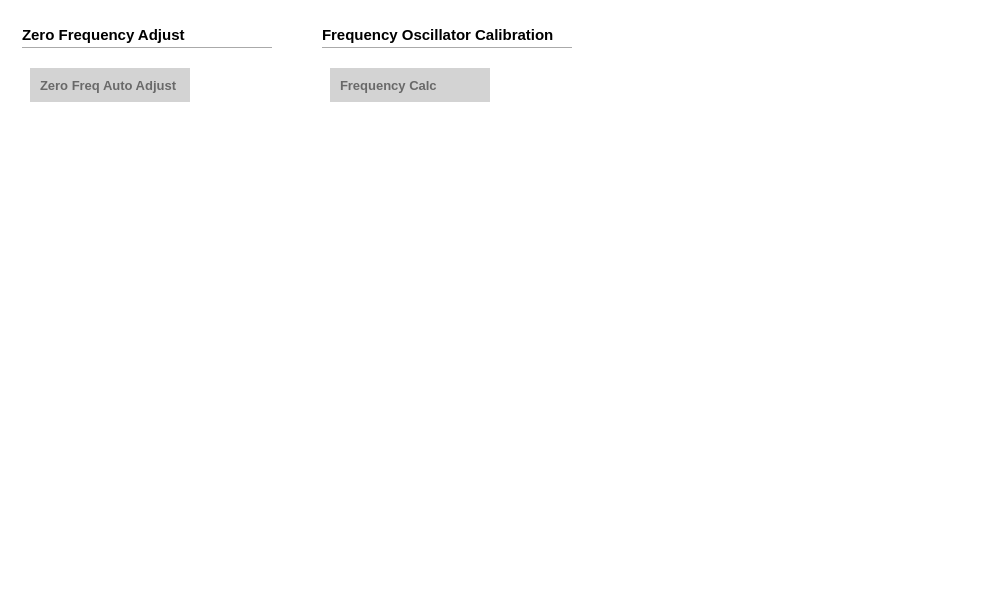
<?xml version="1.0" encoding="UTF-8"?>
<ui version="4.0">
 <class>filemana</class>
 <widget class="QWidget" name="filemana">
  <property name="geometry">
   <rect>
    <x>0</x>
    <y>0</y>
    <width>996</width>
    <height>598</height>
   </rect>
  </property>
  <property name="windowTitle">
   <string>Form</string>
  </property>
  <property name="styleSheet">
   <string notr="true">background-color: rgba(255, 255, 255,1);</string>
  </property>
  <property name="pltdismode" stdset="0">
   <string>indoor</string>
  </property>
  <widget class="QWidget" name="widget_2" native="true">
   <property name="geometry">
    <rect>
     <x>0</x>
     <y>0</y>
     <width>996</width>
     <height>720</height>
    </rect>
   </property>
   <property name="styleSheet">
    <string notr="true">QPushButton{
padding-left:10px;text-align:left;
color: rgb(105, 105, 105);
background-color: rgb(211, 211, 211);
font: 10pt &quot;Arial&quot;;
font-weight:Bold;
border: none;
}
QPushButton:checked
{
background-color: rgb(255, 181, 0);
color: rgb(57, 57, 57);
}
QLabel{background-color:rgba(0,0,0,0);
font: 11pt &quot;Arial&quot;;font-weight:Bold;}

#filemana[pltdismode=&quot;night&quot;] #widget_2
{	
background-color: rgb(0, 0, 0);
}
#filemana[pltdismode=&quot;indoor&quot;] #widget_2
{	
background-color:white;
}</string>
   </property>
   <widget class="Line" name="line_4">
    <property name="geometry">
     <rect>
      <x>22</x>
      <y>47</y>
      <width>250</width>
      <height>2</height>
     </rect>
    </property>
    <property name="styleSheet">
     <string notr="true">#filemana[pltdismode=&quot;indoor&quot;] #line_4
 {
background-color:rgba(6,62,97,1);	
}
#filemana[pltdismode=&quot;night&quot;] #line_4
 {
background-color:rgba(7,97,116,1);
}</string>
    </property>
    <property name="orientation">
     <enum>Qt::Horizontal</enum>
    </property>
   </widget>
   <widget class="QLabel" name="label_4">
    <property name="geometry">
     <rect>
      <x>22</x>
      <y>26</y>
      <width>221</width>
      <height>17</height>
     </rect>
    </property>
    <property name="font">
     <font>
      <family>Arial</family>
      <pointsize>11</pointsize>
      <weight>75</weight>
      <bold>true</bold>
     </font>
    </property>
    <property name="styleSheet">
     <string notr="true">#filemana[pltdismode=&quot;indoor&quot;] QLabel  {color:rgba(6,62,97,1);	background-color: white;}#filemana[pltdismode=&quot;night&quot;] QLabel  {color:rgba(7,97,116,1);	background-color: black;}</string>
    </property>
    <property name="text">
     <string>Zero Frequency Adjust</string>
    </property>
   </widget>
   <widget class="QPushButton" name="pushButton_19">
    <property name="geometry">
     <rect>
      <x>30</x>
      <y>68</y>
      <width>160</width>
      <height>34</height>
     </rect>
    </property>
    <property name="font">
     <font>
      <family>Arial</family>
      <pointsize>10</pointsize>
      <weight>75</weight>
      <italic>false</italic>
      <bold>true</bold>
     </font>
    </property>
    <property name="styleSheet">
     <string notr="true">#filemana[pltdismode=&quot;indoor&quot;] QPushButton
{
color: rgb(255, 255, 255);
background-color: rgb(85, 87, 83);
text-align:center;
}
#filemana[pltdismode=&quot;night&quot;] QPushButton
{
color: rgb(250,218,166);
text-align:center;
border-image: url(:/bit/image/click_night.png);
}</string>
    </property>
    <property name="text">
     <string>Zero Freq Auto Adjust</string>
    </property>
   </widget>
   <widget class="QPushButton" name="pushButton_21">
    <property name="geometry">
     <rect>
      <x>330</x>
      <y>68</y>
      <width>160</width>
      <height>34</height>
     </rect>
    </property>
    <property name="font">
     <font>
      <family>Arial</family>
      <pointsize>10</pointsize>
      <weight>75</weight>
      <italic>false</italic>
      <bold>true</bold>
     </font>
    </property>
    <property name="styleSheet">
     <string notr="true">#filemana[pltdismode=&quot;indoor&quot;] QPushButton
{
color: rgb(255, 255, 255);
background-color: rgb(85, 87, 83);
text-align:center;
}
#filemana[pltdismode=&quot;night&quot;] QPushButton
{
color: rgb(250,218,166);
text-align:center;
border-image: url(:/bit/image/click_night.png);
}</string>
    </property>
    <property name="text">
     <string>Frequency Calc</string>
    </property>
   </widget>
   <widget class="Line" name="line_5">
    <property name="geometry">
     <rect>
      <x>322</x>
      <y>47</y>
      <width>250</width>
      <height>2</height>
     </rect>
    </property>
    <property name="styleSheet">
     <string notr="true">#filemana[pltdismode=&quot;indoor&quot;] #line_5
 {
background-color:rgba(6,62,97,1);	
}
#filemana[pltdismode=&quot;night&quot;] #line_5
 {
background-color:rgba(7,97,116,1);
}</string>
    </property>
    <property name="orientation">
     <enum>Qt::Horizontal</enum>
    </property>
   </widget>
   <widget class="QLabel" name="label_5">
    <property name="geometry">
     <rect>
      <x>322</x>
      <y>26</y>
      <width>251</width>
      <height>17</height>
     </rect>
    </property>
    <property name="font">
     <font>
      <family>Arial</family>
      <pointsize>11</pointsize>
      <weight>75</weight>
      <bold>true</bold>
     </font>
    </property>
    <property name="styleSheet">
     <string notr="true">#filemana[pltdismode=&quot;indoor&quot;] QLabel  {color:rgba(6,62,97,1);	background-color: white;}#filemana[pltdismode=&quot;night&quot;] QLabel  {color:rgba(7,97,116,1);	background-color: black;}</string>
    </property>
    <property name="text">
     <string>Frequency Oscillator Calibration</string>
    </property>
   </widget>
  </widget>
 </widget>
 <resources/>
 <connections/>
</ui>
